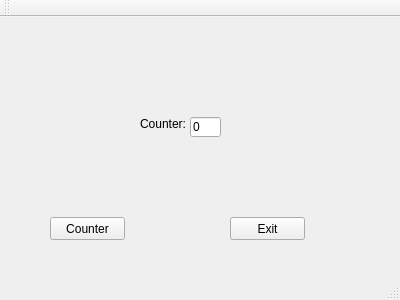
<?xml version="1.0" encoding="UTF-8"?>
<ui version="4.0">
 <class>MainWindow</class>
 <widget class="QMainWindow" name="MainWindow">
  <property name="geometry">
   <rect>
    <x>0</x>
    <y>0</y>
    <width>400</width>
    <height>300</height>
   </rect>
  </property>
  <property name="windowTitle">
   <string>MainWindow</string>
  </property>
  <widget class="QWidget" name="centralWidget">
   <widget class="QPushButton" name="m_exitButton">
    <property name="geometry">
     <rect>
      <x>230</x>
      <y>200</y>
      <width>75</width>
      <height>23</height>
     </rect>
    </property>
    <property name="text">
     <string>Exit</string>
    </property>
   </widget>
   <widget class="QPushButton" name="m_counterButton">
    <property name="geometry">
     <rect>
      <x>50</x>
      <y>200</y>
      <width>75</width>
      <height>23</height>
     </rect>
    </property>
    <property name="text">
     <string>Counter</string>
    </property>
   </widget>
   <widget class="QLineEdit" name="m_counterLineEdit">
    <property name="geometry">
     <rect>
      <x>190</x>
      <y>100</y>
      <width>31</width>
      <height>20</height>
     </rect>
    </property>
    <property name="text">
     <string>0</string>
    </property>
   </widget>
   <widget class="QLabel" name="label">
    <property name="geometry">
     <rect>
      <x>140</x>
      <y>100</y>
      <width>47</width>
      <height>13</height>
     </rect>
    </property>
    <property name="text">
     <string>Counter:</string>
    </property>
   </widget>
  </widget>
  <widget class="QMenuBar" name="menuBar">
   <property name="geometry">
    <rect>
     <x>0</x>
     <y>0</y>
     <width>400</width>
     <height>21</height>
    </rect>
   </property>
  </widget>
  <widget class="QToolBar" name="mainToolBar">
   <attribute name="toolBarArea">
    <enum>TopToolBarArea</enum>
   </attribute>
   <attribute name="toolBarBreak">
    <bool>false</bool>
   </attribute>
  </widget>
  <widget class="QStatusBar" name="statusBar"/>
 </widget>
 <layoutdefault spacing="6" margin="11"/>
 <resources/>
 <connections/>
</ui>
